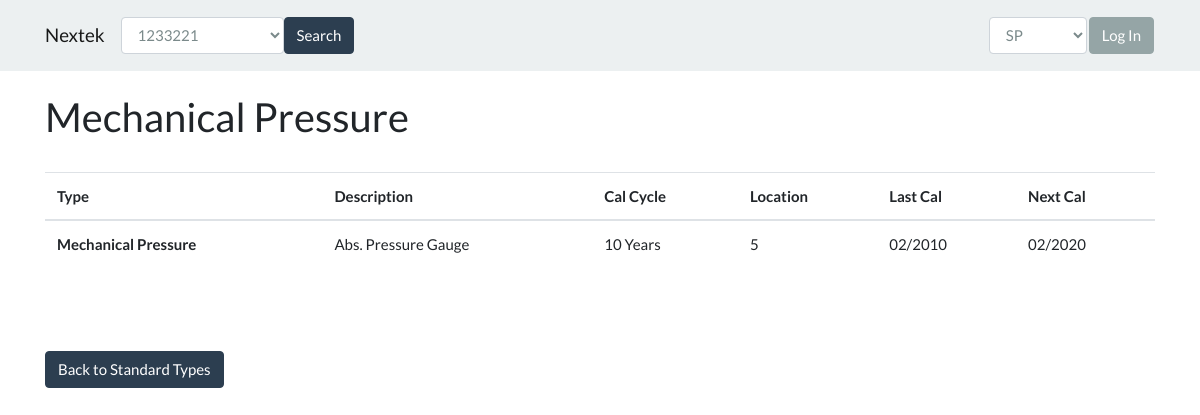
Screenshot of /edit_standard_type.php?tid=10 with the database file from the repository.
### tables this page shows
CREATE TABLE `standardtypelist` (
  `std_tid` int(11) NOT NULL,
  `std_type` varchar(255) NOT NULL,
  `std_desc` varchar(255) NOT NULL,
  `std_cal_cycle` int(11) NOT NULL,
  `std_loc` int(11) NOT NULL,
  `std_last_cal` date NOT NULL
);

### edit_standard_type.php (the view, shortened to what this page needs)
<!DOCTYPE html>
<html lang="en">
  <?php
    include("db_header.php");
  ?>
  <head>
    <link rel="stylesheet" href="css/bootstrap.css" media="screen">
  </head>
  <body>
    <?php
      include("navbar.php");
    ?>
    <div class="container">
      <?php
        $conn = new mysqli($servername, $username, $password, $dbname);
        $sql = "SELECT * FROM standardtypelist WHERE std_tid = " . $_GET['tid'];
        $result = $conn->query($sql);
        if ($result->num_rows > 0) {
          $row = $result->fetch_assoc();
          echo "<br><h2>" . $row["std_type"] . "</h2><br>";
          echo "<table class='table table-hover'><thead><tr>
            <th scope=col>Type</th>
            <th scope=col>Description</th>
            <th scope=col>Cal Cycle</th>
            <th scope=col>Location</th>
            <th scope=col>Last Cal</th>
            <th scope=col>Next Cal</th></tr></thead>";
          $dateTime = $row["std_last_cal"];
          $dateString = strtotime($dateTime);
          $lastCalDate = date('m/Y', $dateString);
          $dateString = strtotime($dateTime . " + " . $row["std_cal_cycle"] . " years");
          $nextCalDate = date('m/Y', $dateString);
          echo "<tr><th scope=row>" . $row["std_type"] . "</th><td>" . $row["std_desc"] . "</td><td>" .
            $row["std_cal_cycle"]  . " Years</td><td>" . $row["std_loc"] . "</td><td>" . $lastCalDate .
            "</td><td>" . $nextCalDate . "</td></tr></table>";
        } else {
            echo "<br><h3>No standard type data found for tid " . $_GET['tid'] . ".</h3><br>";
        }
      ?>
      <a class="btn btn-primary" href="standard_types.php">Back to Standard Types</a>
    </div>
  </body>
</html>

### rows the page displays
standardtypelist: std_type "Mechanical Pressure", std_desc "Abs. Pressure Gauge", std_cal_cycle "10", std_loc "5", std_last_cal "02/2010", nextCalDate "02/2020"

### other values shown
form field entry "1233221"
form field username "SP"
